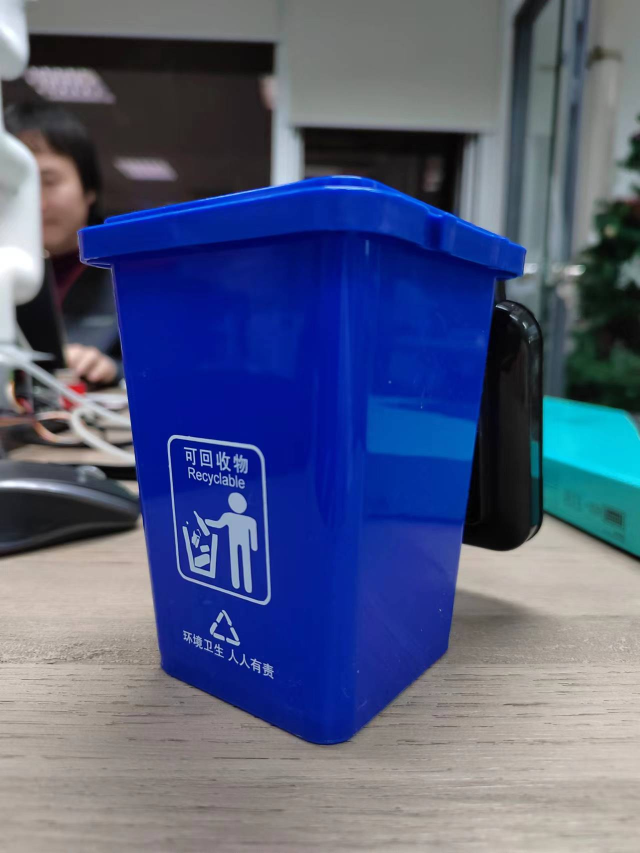
#> input picture image/blue.jpg, 1280 x 1706 px, given in place of the camera (shown at 1/2 size)
$ python proposal.py
#> lines starting #> are read from the running program, lines starting #| are printed output that depends on the picture; after the words box and inside, x2 and y2 are one past the last pixel; in counts of white or black regions, pixels touching at a corner belong together
import numpy as np
import cv2
# import apriltag

CAMERA_ID = 0
GUASSIAN_KERNEL_SIZE = (3, 3)
CLOSE_KERNEL_SIZE = (3, 3)


def capture():
    cap = cv2.VideoCapture(CAMERA_ID)
    if not cap.isOpened():
        print("Cannot open camera")
        exit()
    cap.set(cv2.CAP_PROP_FRAME_WIDTH, 1920)
    cap.set(cv2.CAP_PROP_FRAME_HEIGHT, 1080)
    ret, frame = cap.read()
#> frame is the input picture: shape (1706, 1280, 3); mean B, G, R 125.9, 92.1, 82
    while not ret:
        ret, frame = cap.read()
    cap.release()
    return frame


# [40 lines left out: function apriltag, not called in this run]


def crop(image):
    x, y, w, h = 792, 536, 502, 506
    return h, w, image[y:y + h, x:x + w]


def prepare(image):
    # 对原图做高斯模糊
    image_guass = cv2.GaussianBlur(image, GUASSIAN_KERNEL_SIZE, 0)

    # 取灰度图
    image_gray = cv2.cvtColor(image_guass, cv2.COLOR_BGR2GRAY)

    # Canny边缘检测
    image_canny = cv2.Canny(image_gray, 50, 150)
    # image_canny = cv2.Canny(image_gray, 100, 200)

    # 对边缘图进行开闭运算，腐蚀和膨胀
    kernel = np.ones(CLOSE_KERNEL_SIZE, np.uint8)
    image_canny_close = cv2.morphologyEx(image_canny, cv2.MORPH_CLOSE, kernel)
    # [10 lines of commented-out code are left out]

    return image_canny_close


def center(contour):
    # 计算轮廓的几何矩
    M = cv2.moments(contour)

    # 判断分母是否为零，避免出现错误
    if M["m00"] != 0:
        # 根据公式计算重心的坐标
        x = int(M["m10"] / M["m00"])
        y = int(M["m01"] / M["m00"])
    else:
        # 如果分母为零，就取轮廓的第一个点作为重心
        x = contour[0][0][0]
        y = contour[0][0][1]
    return x, y


# [12 lines left out: function propose, not called in this run]


if __name__ == '__main__':
    image = capture()
    _, _, image = crop(image)
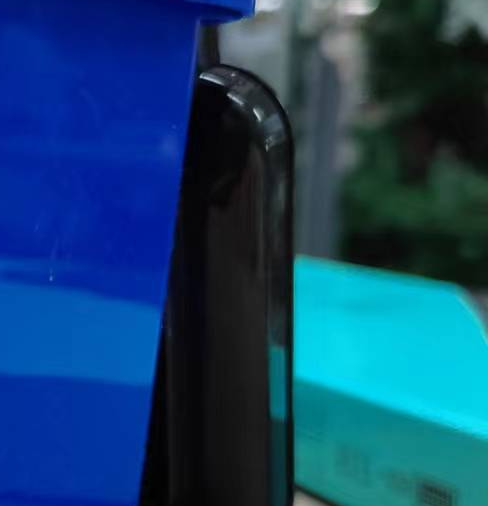
#> image: shape (506, 488, 3); mean B, G, R 107.9, 67, 17.5
    cv2.imshow("Original", image)
    canny = prepare(image)
#> in prepare, `image_gray = cv2.cvtColor(image_guass, cv2.COLOR_BGR2GRAY)`:
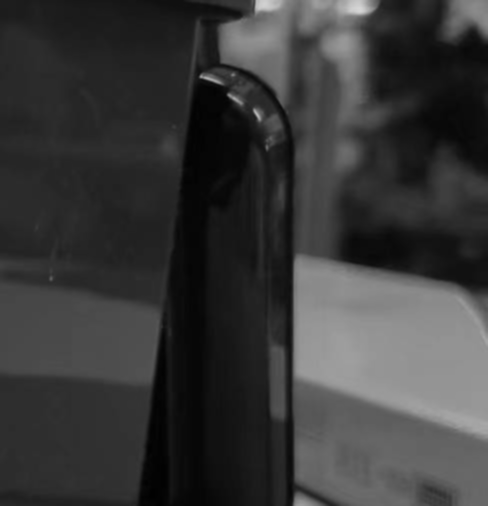
#> image_gray: shape (506, 488); min 1, max 214, mean 56.9
#> in prepare, `image_canny = cv2.Canny(image_gray, 50, 150)`:
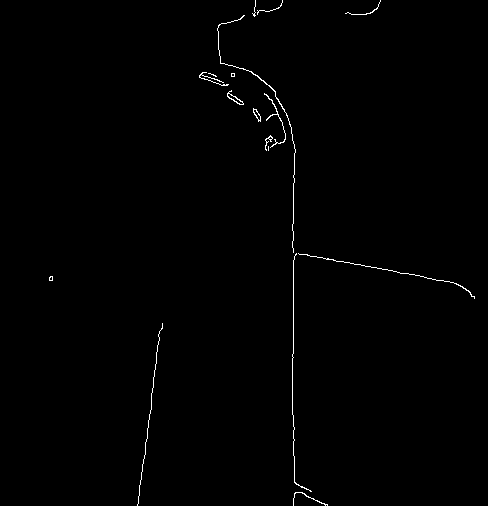
#> image_canny: shape (506, 488); 0.59% white in thin lines or dots, all inside (x1, y1, x2, y2) = (49, 0, 475, 506)
#> in prepare, `image_canny_close = cv2.morphologyEx(image_canny, cv2.MORPH_CLOSE, ker..`:
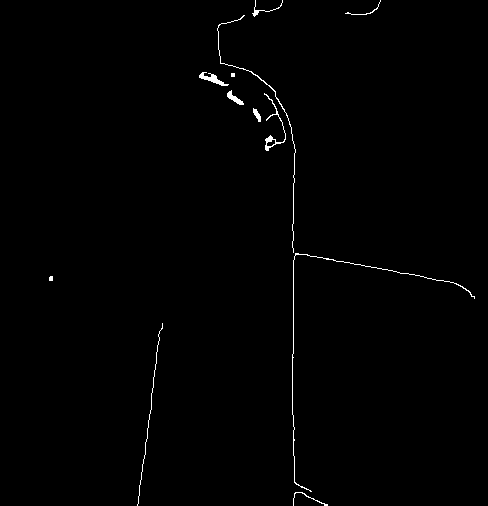
#> image_canny_close: shape (506, 488); 0.67% white in thin lines or dots, all inside (x1, y1, x2, y2) = (49, 0, 475, 506)
    cv2.imshow("Canny", canny)

    contours, hierarchy = cv2.findContours(canny, cv2.RETR_EXTERNAL, cv2.CHAIN_APPROX_SIMPLE)
#> contours = 12 contours, 5 with area under 20; largest, box (x1, y1, x2, y2) and area: (264, 93, 286, 151) 124, (199, 72, 229, 86) 110, (227, 90, 244, 105) 74, (253, 108, 261, 122) 42, (217, 15, 296, 253) 36, (292, 253, 475, 492) 32, (252, 0, 283, 17) 23
    image_contours = image.copy()
    cv2.drawContours(image_contours, contours, -1, (0, 0, 255), 1)
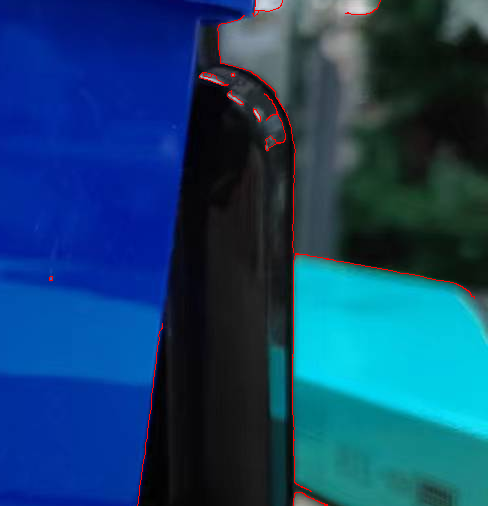
#> image_contours: shape (506, 488, 3); 0.58% of pixels changed, all inside (x1, y1, x2, y2) = (49, 0, 475, 506)
    cv2.imshow("Contours", image_contours)

    for contour in contours:
        x, y = center(contour)
        cv2.circle(image, (x, y), 3, (0, 255, 0), -1)
        x, y, w, h = cv2.boundingRect(contour)
        if w > 50 and h > 50:
            cv2.rectangle(image, (x, y), (x + w, y + h), (0, 255, 0), 2)
#> this loop made 12 passes
#> (w, h) on passes 1, 2, 3, 4, 5, 6, 7, 9, 10, 11, 12: (35, 14), (26, 183), (4, 5), (183, 239), (8, 14), (22, 58), (17, 15), (30, 14), (79, 238), (36, 15), (31, 17)
#> (contour, w, h) on pass 8: ([[231, 73], [231, 76], [234, 76], [234, 73]], 4, 4)
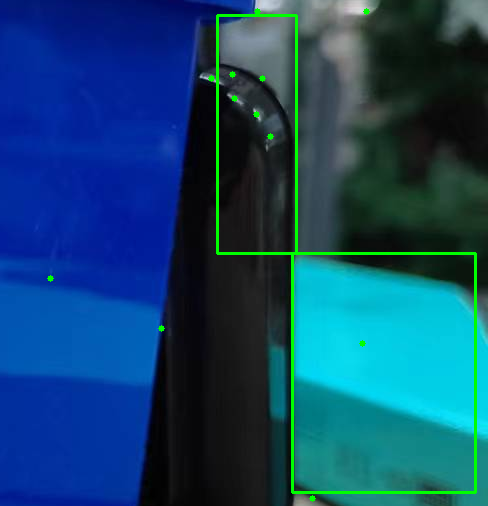
#> image: shape (506, 488, 3); 1.93% of pixels changed, all inside (x1, y1, x2, y2) = (47, 8, 477, 502)
    cv2.imshow("Result", image)

    # # 以以上结果作为掩码图，对原图进行操作，获取全部的封闭区域
    # mask = image_canny_close.copy()
    # mask[mask > 0] = 255
    # result_img = cv2.bitwise_and(image, image, mask=mask)

    if cv2.waitKey() == ord('q'):
#> (key q is pressed here)
        cv2.destroyAllWindows()

$ run again, on image/green.jpg
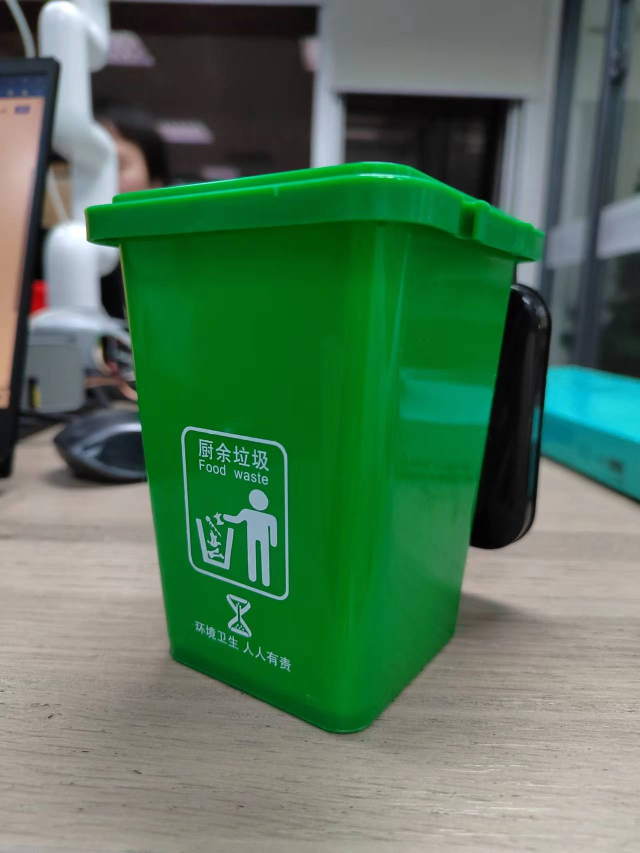
#> input picture image/green.jpg, 1280 x 1706 px, given in place of the camera (shown at 1/2 size)
#> in capture, frame is the input picture: shape (1706, 1280, 3); mean B, G, R 89.7, 116.9, 81.3
#> in prepare, `image_canny = cv2.Canny(image_gray, 50, 150)`:
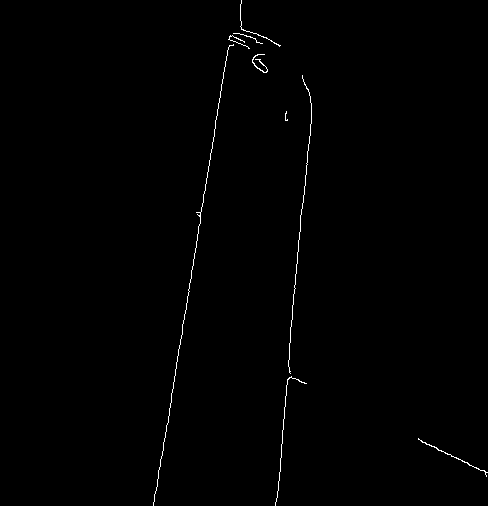
#> image_canny: shape (506, 488); 0.52% white in thin lines or dots, all inside (x1, y1, x2, y2) = (153, 0, 488, 506)
#> contours = 7 contours, 4 with area under 20; largest, box (x1, y1, x2, y2) and area: (252, 54, 268, 73) 115, (153, 33, 263, 506) 90, (418, 438, 488, 477) 32
#> image_contours: shape (506, 488, 3); mean B, G, R 72.8, 100.6, 29.4
#> the loop `for contour in contours:` made 7 passes
#> (w, h) on passes 1 to 7: (70, 39), (32, 130), (3, 10), (24, 299), (16, 19), (110, 473), (41, 47)
#> after the loop `for contour in contours:`:
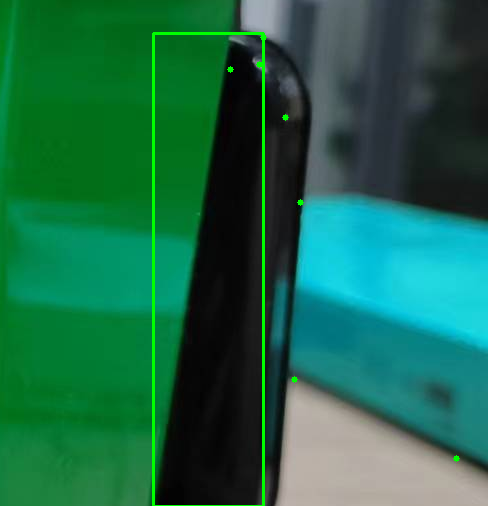
#> image: shape (506, 488, 3); mean B, G, R 72.5, 103.5, 28

$ run again, on image/red.jpg
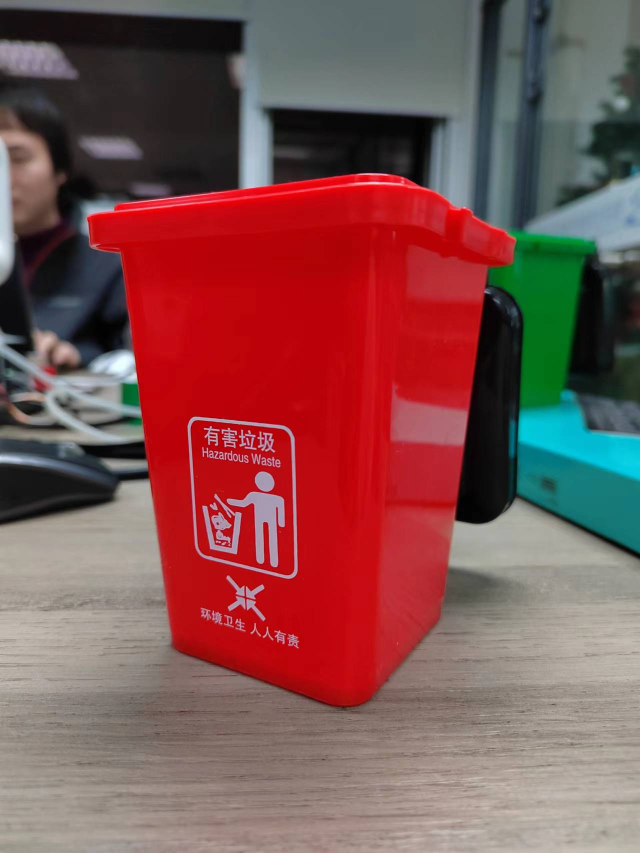
#> input picture image/red.jpg, 1280 x 1706 px, given in place of the camera (shown at 1/2 size)
#> in capture, frame is the input picture: shape (1706, 1280, 3); mean B, G, R 81.3, 82.2, 128
#> in prepare, `image_canny = cv2.Canny(image_gray, 50, 150)`:
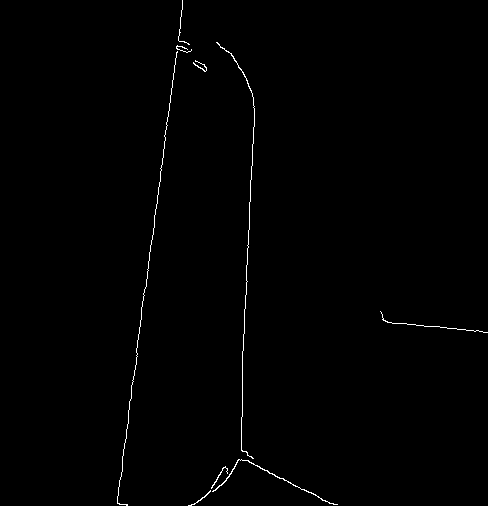
#> image_canny: shape (506, 488); 0.58% white in thin lines or dots, all inside (x1, y1, x2, y2) = (117, 0, 488, 506)
#> contours = 6 contours, 2 with area under 20; largest, box (x1, y1, x2, y2) and area: (188, 459, 338, 506) 256, (117, 45, 192, 506) 71, (193, 60, 207, 72) 60, (216, 42, 255, 459) 34
#> image_contours: shape (506, 488, 3); mean B, G, R 59.3, 66, 71.5
#> the loop `for contour in contours:` made 6 passes
#> (w, h) on passes 1 to 6: (150, 47), (108, 22), (14, 12), (75, 461), (39, 417), (12, 45)
#> after the loop `for contour in contours:`:
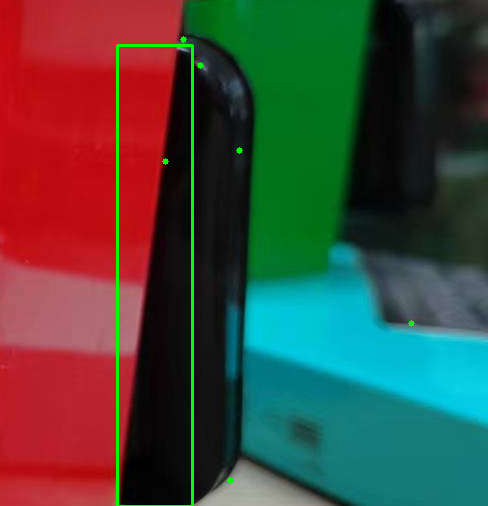
#> image: shape (506, 488, 3); mean B, G, R 59.1, 69.3, 69.1
